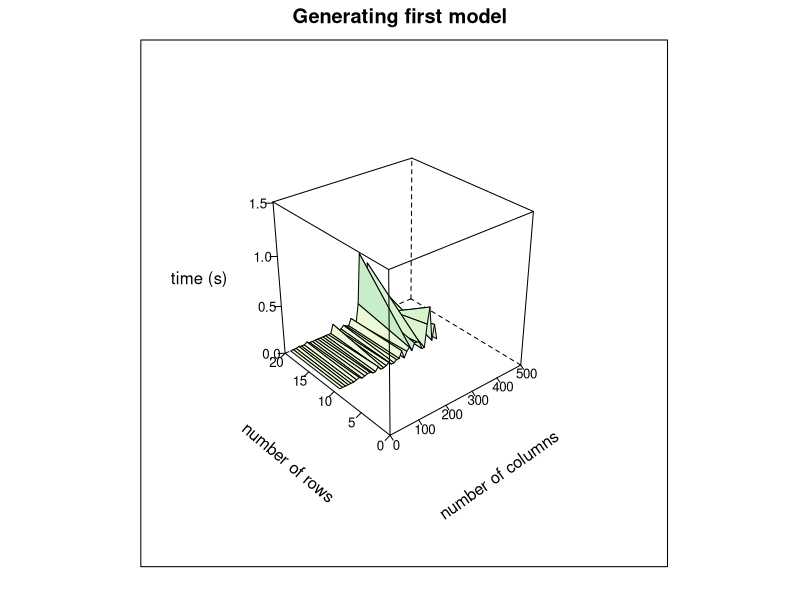
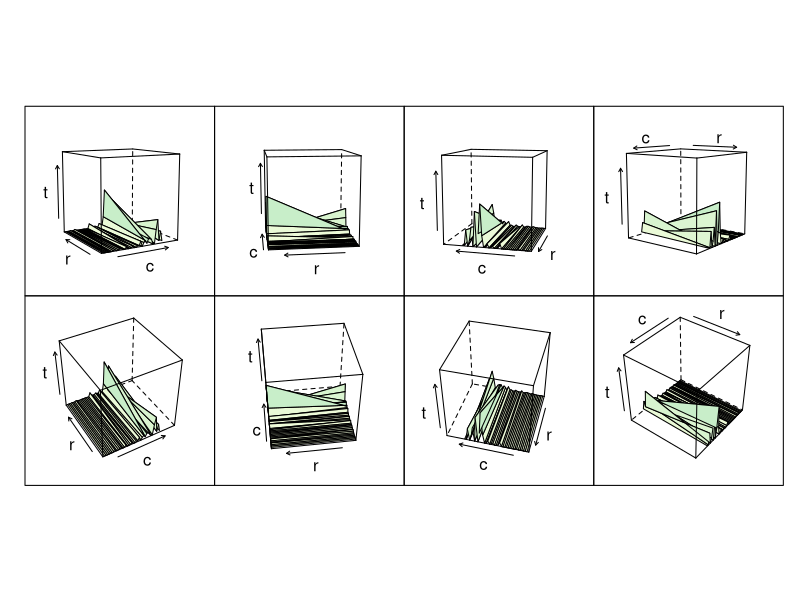

Here is the R script that generated these plots, in order: (Note: this script raises an error after producing the figures.)
library(lattice)

#read and print data
data <- read.csv(file="benchmark1_results.csv", sep=" ")
print(data)

rows <- data[1]
cols <- data[2]
healthy <- data[3]
time_first <- data[4]
time_all <- data[5]
solutions <- data[6]

#start plot axes in (0,0)
par(xaxs="i", yaxs="i") 
par(mgp=c(3,1,0))

#rows - columns - time_first
wireframe(time_first ~ cols * rows, data=data, main = "Generating first model", drape = TRUE, perspective=TRUE, colorkey=FALSE, xlab=list("number of columns", rot=35), ylab=list("number of rows", rot=-40), zlab="time (s)", xlim=c(0,max(cols)), ylim=c(0,max(rows)), zlim=c(0,max(time_first)), xaxp  = c(0, max(cols), 100), scales = list(arrows=FALSE,font = 0.3,tck = c(0.8, 0.6, 0.4),distance =c(2, 2, 2)),zoom = 0.6, cex.lab=0.05)

#rows - columns - time_first (different angles)
p <- wireframe(time_first ~ cols * rows, data=data, drape = TRUE, colorkey=FALSE, xlab="c", ylab="r", zlab="t",cex.lab=0.05, lab=3)
npanel <- c(4, 2)
rotx <- c(-50, -80)
rotz <- seq(30, 300, length = npanel[1]+1)
update(p[rep(1, prod(npanel))], layout = npanel,
    panel = function(..., screen) {
        panel.wireframe(..., screen = list(z = rotz[current.column()],
                                           x = rotx[current.row()]))})

#time for calculating all solutions - number of solutions
plot(time_all ~ solutions, data = data, main = "Generating all models", type="l", col="blue", xlab="number of solutions", ylab="time (s)", xlim=c(0,max(solutions)), ylim=c(0,max(time_all)), xaxp  = c(0, 100000, 20), yaxp  = c(0, 30000, 20), lwd=1.5)
